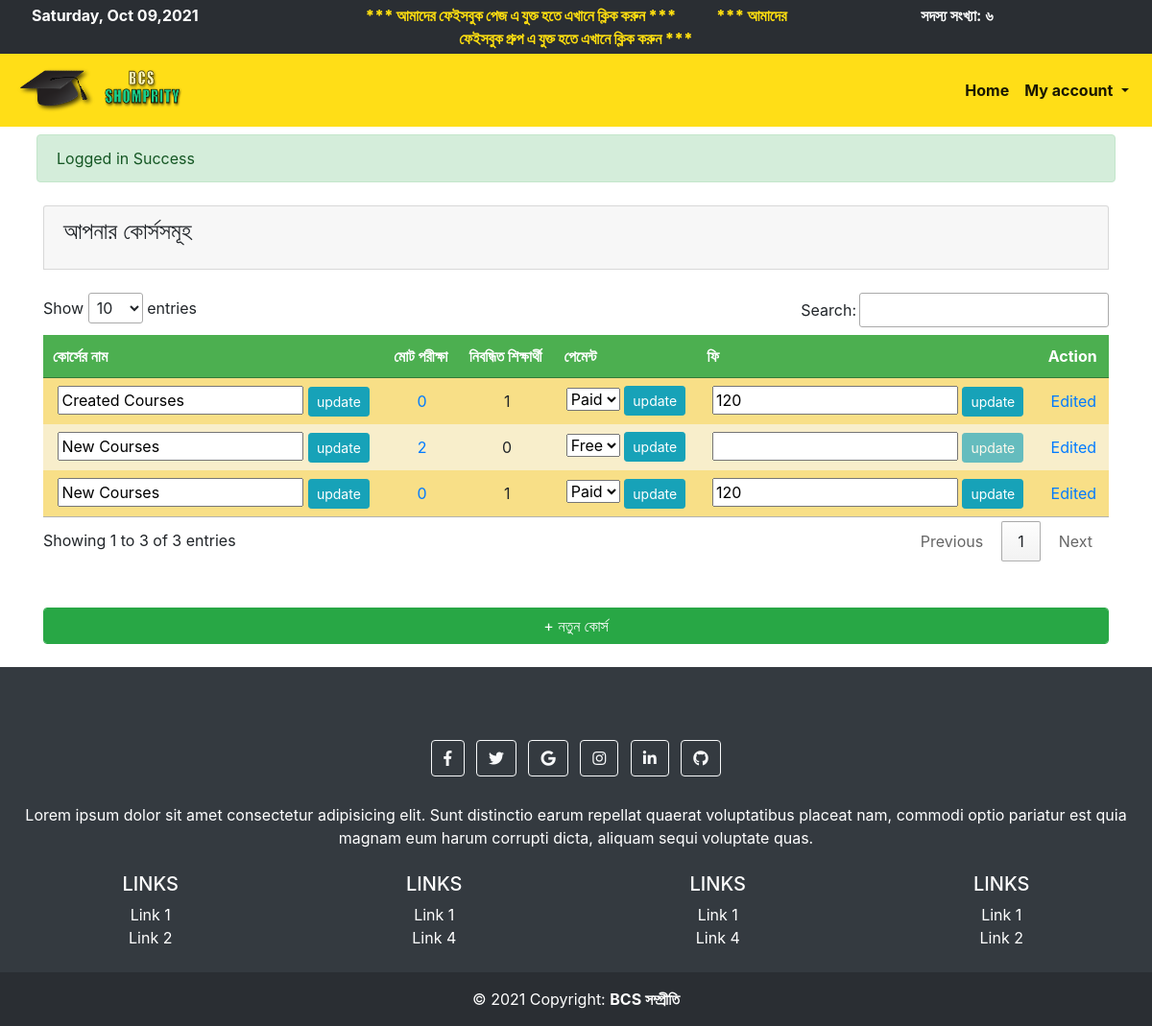
/admin/edit_courses.php (signed in), run on the app's committed database.
### tables this page shows
CREATE TABLE `create_course` (
  `id` int(100) NOT NULL,
  `user_id` int(11) NOT NULL,
  `course_name` varchar(100) NOT NULL,
  `payment_status` tinyint(1) NOT NULL DEFAULT 0,
  `payment_amount` int(255) DEFAULT NULL,
  `register_student` int(255) DEFAULT 0,
  `created_exams` int(255) DEFAULT 0,
  `created_at` timestamp NOT NULL DEFAULT current_timestamp()
);

### link/dbname.php (called while the page is built, shortened)
<?php
$CREATE_COURSE = 'create_course';

### admin/edit_courses.php (the view, shortened to what this page needs)
<?php include 'toplayout.php';
$data = all_by_userID_NOT($CREATE_COURSE,'id',1);
?>
<div class="container">
    <div class=" card card-header">
        <h4 class="card-title text-center" style="display: flex"> আপনার কোর্সসমূহ </h4>
    </div>
    <br>
    <table class="category_table text-center" id="table_id">
        <thead>
            <tr>
                <th> কোর্সের নাম </th>
                <th> মোট পরীক্ষা </th>
                <th> নিবন্ধিত শিক্ষার্থী </th>
                <th> পেমেন্ট </th>
                <th> ফি </th>
                <th> Action </th>
            </tr>
        </thead>
        <?php  foreach ($data as $row) { ?>
        <tr>
            <td>
                <form action="../link/edit_my_courses.php" method="post">
                    <input type="text" name="course_name" value="<?php  echo $row['course_name']; ?>"
                        placeholder="<?php  echo $row['course_name']; ?>" required>
                    <input type="submit" name="update_course_name" class="btn btn-sm btn-info" value="update">
                </form>
            </td>
            <td>
                <a href="#">
                    <div style="width: 100%">
                        <?php  echo $row['created_exams']; ?>
                    </div>
                </a>
            </td>
            <td> <?php  echo $row['register_student']; ?></td>
            <td>
                <form action="../link/edit_my_courses.php" method="post">
                    <select id="cars" name="payment_status" required>
                        <option value="<?php  echo ($row['payment_status']==0?"Paid":"Free"); ?>">
                            <?php  echo ($row['payment_status']==0?"Paid":"Free"); ?></option>
                    </select>
                    <input type="submit" name="update_payment_status" class="btn btn-sm btn-info" value="update">
                </form>
            </td>
            <td>
                <?php if($row['payment_status']==1){?>
                <form action="../link/edit_my_courses.php" method="post">
                    <input type="number" name="payment_amount" value="<?php  echo $row['payment_amount']; ?>"
                        placeholder="<?php  echo $row['payment_amount']; ?>" required>
                    <input type="submit" name="update_payment_amount" class="btn btn-sm btn-info" value="update"
                        disabled>
                </form>
                <?php }else { ?>
                <form action="../link/edit_my_courses.php" method="post">
                    <input type="number" name="payment_amount" value="<?php  echo $row['payment_amount']; ?>"
                        placeholder="<?php  echo $row['payment_amount']; ?>" required>
                    <input type="submit" name="update_payment_amount" class="btn btn-sm btn-info" value="update">
                </form>
                <?php  }  ?>
            </td>
            <td>
                <a href="my_courses">Edited</a>
            </td>
        </tr>
        <?php  } ?>
    </table>
    <br>
    <br>
    <strong>
        <a href="create_new_courses" class="btn btn-success form-control">+ নতুন কোর্স</a>
    </strong>
</div>
<br>
<?php include 'bottomlayout.php'; ?>

### data on the page
create_course: course_name "Created Courses", created_exams "0", register_student "1", payment_status "Paid", payment_amount "120"
create_course: course_name "New Courses", created_exams "2", register_student "0", payment_status "Free"
create_course: course_name "New Courses", created_exams "0", register_student "1", payment_status "Paid", payment_amount "120"

### other printed values
englishToBangla($totalmember) "৬"
$_SESSION['message'] "Logged in Success"
